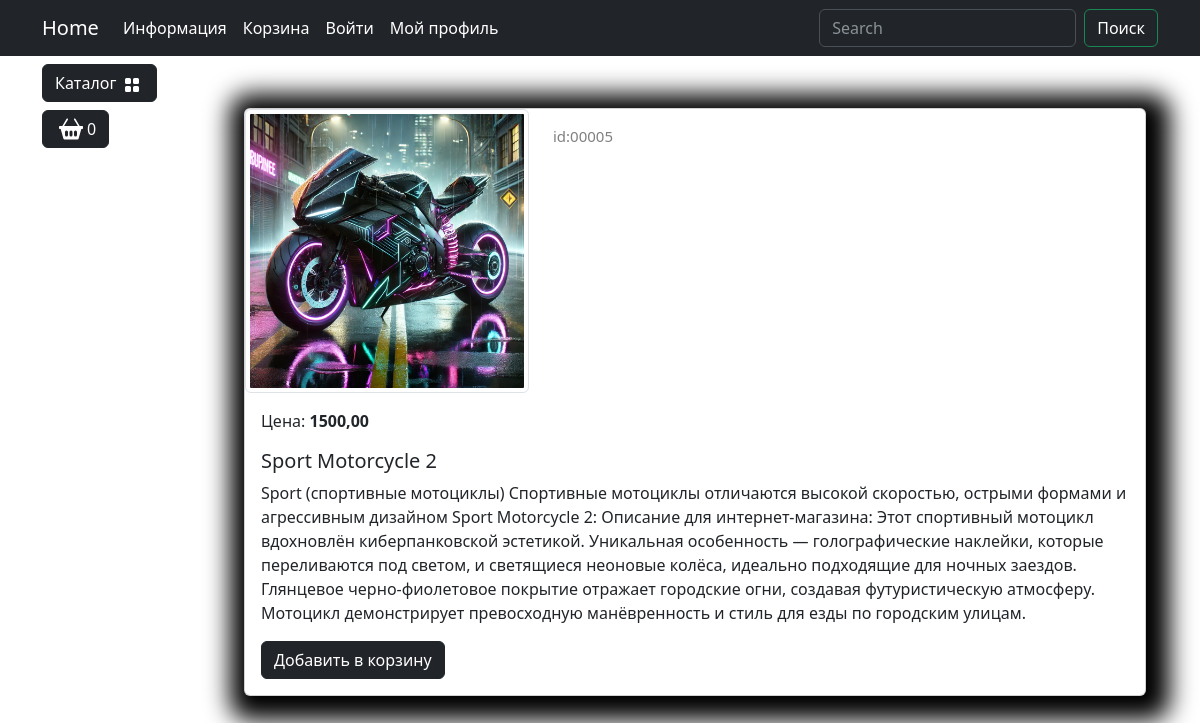
The page /catalog/product/5/ on the database its author committed.
### goods/models.py (models this page shows, shortened)
class Products(models.Model):
    name = models.CharField(max_length=150, unique=True,verbose_name='Название')
    slug = models.SlugField(max_length=200,unique=True,blank=True,null=True,verbose_name='URL')
    description = models.TextField(blank=True,null=True,verbose_name='Описание')
    image = models.ImageField(upload_to='goods_images',blank=True,null=True, verbose_name='Изображение')
    price = models.DecimalField(default=0.00,max_digits=7,decimal_places=2,verbose_name='цена')
    discount = models.DecimalField(default=0.00,max_digits=4,decimal_places=2,verbose_name='Скидка')
    quantity = models.PositiveIntegerField(default=0,verbose_name='Количество')
    category = models.ForeignKey(to=Categories,on_delete=models.CASCADE, verbose_name='Категория')
    class Meta:
        db_table = 'product'
        verbose_name = 'Продукт'
        verbose_name_plural = 'Продукты'
    def display_id(self):
        return f"{self.id:05}"
    def sell_price(self):
        if self.discount:
            return round(self.price - self.price * self.discount/100, 2)
        return self.price

### goods/views.py (the view)
# urls.py: path('product/<int:product_id>/',views.product, name='product'),
def product(request,product_id):
    product = Products.objects.get(id = product_id)
    context={
        'product':product
    }
    return render(request, 'goods/product.html',context=context)

### goods/templatetags/catalog_tags.py (called while the page is built)
@register.simple_tag()
def tag_categories():
    return Categories.objects.all()

### goods/templates/goods/product.html (shortened to what this page needs)
{% extends "main/base.html" %}
{% load static %}
{% block content %}
<div class="container mt-5">
    <div class="card mb-4 custom-shadow">
        <div class="row">
            <div class="col-md-4">
                <img src="{{ product.image.url }}"
                    class="img-thumbnail" data-bs-toggle="modal" data-bs-target="#imageModal1">
            </div>
            <div class="col-md-4 ">
                <p class="product_id mt-3">id:{{ product.display_id }}</p>
            </div>
        </div>
        <div class="card-body">
            <p class="card-text">Цена: <strong>{{ product.sell_price }}</strong></p>
            <h5 class="card-title">{{ product.name }} </h5>
            <p class="card-text">{{ product.description }}</p>
            <a href="#" class="btn btn-dark add-to-cart">Добавить в корзину</a>
        </div>
    </div>
</div>
{% endblock content %}

### static/deps/css/my_css.css (style rules this page uses)
body { background-image: url("../images/bg-image.jpg"); background-repeat: no-repeat; background-attachment: fixed; background-position: center center; background-size: cover; height: 100%; }
.custom-shadow { box-shadow: 5px 5px 25px 19px #000000; }
.product_id { color: gray; font-size: 15px; }

### rows shown on the page
Products: image (picture), display_id "00005", sell_price "1500,00", name "Sport Motorcycle 2", description "Sport (спортивные мотоциклы) Спортивные мотоциклы отличаются высокой скоростью, острыми формами и агрессивным дизайном Sport Motorcycle 2: Описание для интернет-магазина: Этот спортивный мотоцикл вдохновлён киберпанковской эстетикой. Уникальная особенность — голографические наклейки, которые переливаются под светом, и светящиеся неоновые колёса, идеально подходящие для ночных заездов. Глянцевое черно-фиолетовое покрытие отражает городские огни, создавая футуристическую атмосферу. Мотоцикл демонстрирует превосходную манёвренность и стиль для езды по городским улицам."
